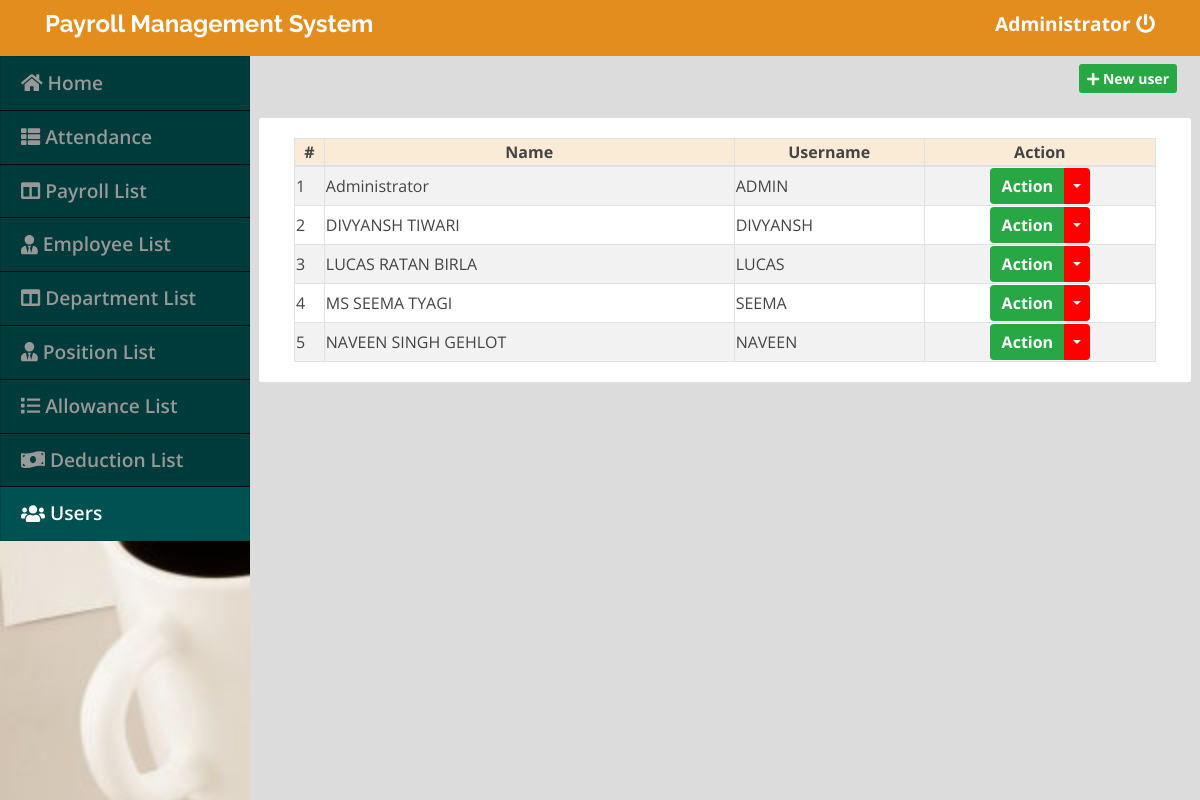
The app's page /index.php?page=users (signed in) with its own data.
### tables this page shows
CREATE TABLE `users` (
  `id` int(30) NOT NULL,
  `doctor_id` int(30) NOT NULL,
  `name` varchar(200) NOT NULL,
  `address` text NOT NULL,
  `contact` text NOT NULL,
  `username` varchar(100) NOT NULL,
  `password` varchar(200) NOT NULL,
  `type` tinyint(1) NOT NULL DEFAULT 2 COMMENT '1=admin , 2 = staff'
);

### users.php (the view, shortened to what this page needs)
<div class="container-fluid">
	<div class="row">
	<div class="col-lg-12">
			<button class="btn btn-primary float-right btn-sm" id="new_user" style="background-color: #28a745;color: white;font-weight: 700; border: #e38d1e;" ><i class="fa fa-plus" ></i> New user</button>
	</div>
	</div>
	<br>
	<div class="row">
		<div class="card col-lg-12">
			<div class="card-body">
				<table class="table-striped table-bordered col-md-12" >
			<thead style="background-color: #faebd7;">
				<tr>
					<th class="text-center">#</th>
					<th class="text-center">Name</th>
					<th class="text-center">Username</th>
					<th class="text-center">Action</th>
				</tr>
			</thead>
			<tbody>
				<?php
 					include 'db_connect.php';
 					$users = $conn->query("SELECT * FROM users order by name asc");
 					$i = 1;
 					while($row= $users->fetch_assoc()):
				 ?>
				 <tr>
				 	<td>
				 		<?php echo $i++ ?>
				 	</td>
				 	<td>
				 		<?php echo $row['name'] ?>
				 	</td>
				 	<td>
				 		<?php echo $row['username'] ?>
				 	</td>
				 	<td>
				 		<center>
								<div class="btn-group">
								  <button type="button" class="btn btn-primary" style="background-color: #28a745;color: white;font-weight: 700;border: black; ">Action</button>
								  <button type="button" class="btn btn-primary dropdown-toggle dropdown-toggle-split" data-toggle="dropdown" aria-haspopup="true" aria-expanded="false" style="background-color: red;color: white;font-weight: 700;border:black ">
								  </button>
								</div>
								</center>
				 	</td>
				 </tr>
				<?php endwhile; ?>
			</tbody>
		</table>
			</div>
		</div>
	</div>
</div>

### assets/css/style.css (style rules this page uses)
body { font-family: "Open Sans", sans-serif; color: #444444; width: 100%; height: calc(100%); }

### index.php (style rules this page uses)
body { background: #80808045; }

### records on screen
users: name "Administrator", username "ADMIN"
users: name "DIVYANSH TIWARI", username "DIVYANSH"
users: name "LUCAS RATAN BIRLA", username "LUCAS"
users: name "MS SEEMA TYAGI", username "SEEMA"
users: name "NAVEEN SINGH GEHLOT", username "NAVEEN"

### other values on screen
$_SESSION['login_name'] "Administrator"
